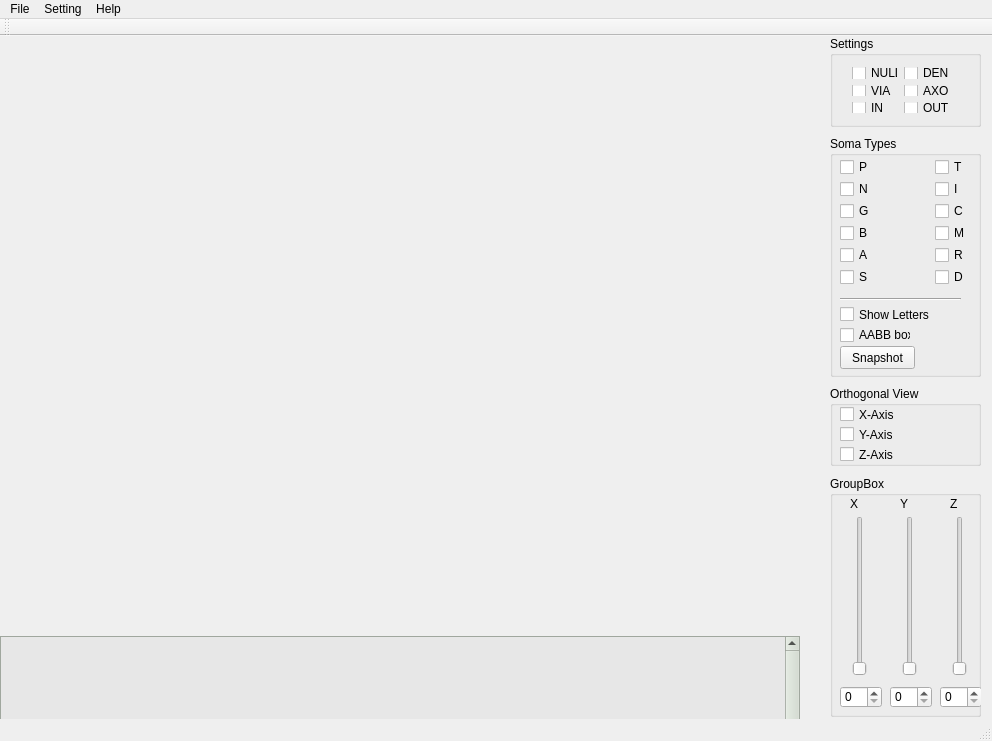
<?xml version="1.0" encoding="UTF-8"?>
<ui version="4.0">
 <author>shuchu.han@gmail.com</author>
 <class>NEURONClass</class>
 <widget class="QMainWindow" name="NEURONClass">
  <property name="geometry">
   <rect>
    <x>0</x>
    <y>0</y>
    <width>992</width>
    <height>741</height>
   </rect>
  </property>
  <property name="sizePolicy">
   <sizepolicy hsizetype="Expanding" vsizetype="Expanding">
    <horstretch>0</horstretch>
    <verstretch>0</verstretch>
   </sizepolicy>
  </property>
  <property name="windowTitle">
   <string>NEURON</string>
  </property>
  <widget class="QWidget" name="centralWidget">
   <widget class="QGLViewer" name="viewer">
    <property name="geometry">
     <rect>
      <x>0</x>
      <y>0</y>
      <width>800</width>
      <height>600</height>
     </rect>
    </property>
    <property name="sizePolicy">
     <sizepolicy hsizetype="Expanding" vsizetype="Expanding">
      <horstretch>0</horstretch>
      <verstretch>0</verstretch>
     </sizepolicy>
    </property>
   </widget>
   <widget class="QGroupBox" name="groupBox_Settings">
    <property name="geometry">
     <rect>
      <x>830</x>
      <y>0</y>
      <width>151</width>
      <height>91</height>
     </rect>
    </property>
    <property name="title">
     <string>Settings</string>
    </property>
    <widget class="QWidget" name="layoutWidget">
     <property name="geometry">
      <rect>
       <x>11</x>
       <y>20</y>
       <width>119</width>
       <height>68</height>
      </rect>
     </property>
     <layout class="QGridLayout" name="gridLayout">
      <item row="0" column="0">
       <widget class="QCheckBox" name="checkBox_SYN">
        <property name="text">
         <string>NULL</string>
        </property>
       </widget>
      </item>
      <item row="0" column="1">
       <widget class="QCheckBox" name="checkBox_DEN">
        <property name="text">
         <string>DEN</string>
        </property>
       </widget>
      </item>
      <item row="1" column="0">
       <widget class="QCheckBox" name="checkBox_VIA">
        <property name="text">
         <string>VIA</string>
        </property>
       </widget>
      </item>
      <item row="1" column="1">
       <widget class="QCheckBox" name="checkBox_AXON">
        <property name="text">
         <string>AXON</string>
        </property>
       </widget>
      </item>
      <item row="2" column="0">
       <widget class="QCheckBox" name="checkBox_IN">
        <property name="text">
         <string>IN</string>
        </property>
       </widget>
      </item>
      <item row="2" column="1">
       <widget class="QCheckBox" name="checkBox_OUT">
        <property name="text">
         <string>OUT</string>
        </property>
       </widget>
      </item>
     </layout>
    </widget>
   </widget>
   <widget class="QGroupBox" name="groupBox">
    <property name="geometry">
     <rect>
      <x>830</x>
      <y>100</y>
      <width>151</width>
      <height>241</height>
     </rect>
    </property>
    <property name="title">
     <string>Soma Types</string>
    </property>
    <widget class="QCheckBox" name="checkBox_P">
     <property name="geometry">
      <rect>
       <x>10</x>
       <y>23</y>
       <width>29</width>
       <height>16</height>
      </rect>
     </property>
     <property name="text">
      <string>P</string>
     </property>
    </widget>
    <widget class="QCheckBox" name="checkBox_N">
     <property name="geometry">
      <rect>
       <x>10</x>
       <y>45</y>
       <width>30</width>
       <height>16</height>
      </rect>
     </property>
     <property name="text">
      <string>N</string>
     </property>
    </widget>
    <widget class="QCheckBox" name="checkBox_G">
     <property name="geometry">
      <rect>
       <x>10</x>
       <y>67</y>
       <width>30</width>
       <height>16</height>
      </rect>
     </property>
     <property name="text">
      <string>G</string>
     </property>
    </widget>
    <widget class="QCheckBox" name="checkBox_B">
     <property name="geometry">
      <rect>
       <x>10</x>
       <y>89</y>
       <width>29</width>
       <height>16</height>
      </rect>
     </property>
     <property name="text">
      <string>B</string>
     </property>
    </widget>
    <widget class="QCheckBox" name="checkBox_A">
     <property name="geometry">
      <rect>
       <x>10</x>
       <y>111</y>
       <width>30</width>
       <height>16</height>
      </rect>
     </property>
     <property name="text">
      <string>A</string>
     </property>
    </widget>
    <widget class="QCheckBox" name="checkBox_S">
     <property name="geometry">
      <rect>
       <x>10</x>
       <y>133</y>
       <width>29</width>
       <height>16</height>
      </rect>
     </property>
     <property name="text">
      <string>S</string>
     </property>
    </widget>
    <widget class="QCheckBox" name="checkBox_T">
     <property name="geometry">
      <rect>
       <x>105</x>
       <y>23</y>
       <width>36</width>
       <height>16</height>
      </rect>
     </property>
     <property name="text">
      <string>T</string>
     </property>
    </widget>
    <widget class="QCheckBox" name="checkBox_I">
     <property name="geometry">
      <rect>
       <x>105</x>
       <y>45</y>
       <width>36</width>
       <height>16</height>
      </rect>
     </property>
     <property name="text">
      <string>I</string>
     </property>
    </widget>
    <widget class="QCheckBox" name="checkBox_C">
     <property name="geometry">
      <rect>
       <x>105</x>
       <y>67</y>
       <width>36</width>
       <height>16</height>
      </rect>
     </property>
     <property name="text">
      <string>C</string>
     </property>
    </widget>
    <widget class="QCheckBox" name="checkBox_M">
     <property name="geometry">
      <rect>
       <x>105</x>
       <y>89</y>
       <width>36</width>
       <height>16</height>
      </rect>
     </property>
     <property name="text">
      <string>M</string>
     </property>
    </widget>
    <widget class="QCheckBox" name="checkBox_R">
     <property name="geometry">
      <rect>
       <x>105</x>
       <y>111</y>
       <width>36</width>
       <height>16</height>
      </rect>
     </property>
     <property name="text">
      <string>R</string>
     </property>
    </widget>
    <widget class="QCheckBox" name="checkBox_D">
     <property name="geometry">
      <rect>
       <x>105</x>
       <y>133</y>
       <width>36</width>
       <height>16</height>
      </rect>
     </property>
     <property name="text">
      <string>D</string>
     </property>
    </widget>
    <widget class="Line" name="line_2">
     <property name="geometry">
      <rect>
       <x>10</x>
       <y>155</y>
       <width>121</width>
       <height>16</height>
      </rect>
     </property>
     <property name="orientation">
      <enum>Qt::Horizontal</enum>
     </property>
    </widget>
    <widget class="QCheckBox" name="checkBox_ShowLetters">
     <property name="geometry">
      <rect>
       <x>10</x>
       <y>170</y>
       <width>91</width>
       <height>17</height>
      </rect>
     </property>
     <property name="text">
      <string>Show Letters</string>
     </property>
    </widget>
    <widget class="QCheckBox" name="checkBox_AABB">
     <property name="geometry">
      <rect>
       <x>10</x>
       <y>190</y>
       <width>71</width>
       <height>18</height>
      </rect>
     </property>
     <property name="text">
      <string>AABB box</string>
     </property>
    </widget>
    <widget class="QPushButton" name="pushButton_snapshot">
     <property name="geometry">
      <rect>
       <x>10</x>
       <y>210</y>
       <width>75</width>
       <height>23</height>
      </rect>
     </property>
     <property name="text">
      <string>Snapshot</string>
     </property>
    </widget>
   </widget>
   <widget class="QTextEdit" name="textEdit">
    <property name="geometry">
     <rect>
      <x>0</x>
      <y>600</y>
      <width>800</width>
      <height>180</height>
     </rect>
    </property>
    <property name="sizePolicy">
     <sizepolicy hsizetype="Preferred" vsizetype="Preferred">
      <horstretch>0</horstretch>
      <verstretch>0</verstretch>
     </sizepolicy>
    </property>
    <property name="palette">
     <palette>
      <active>
       <colorrole role="WindowText">
        <brush brushstyle="SolidPattern">
         <color alpha="255">
          <red>0</red>
          <green>0</green>
          <blue>0</blue>
         </color>
        </brush>
       </colorrole>
       <colorrole role="Button">
        <brush brushstyle="SolidPattern">
         <color alpha="255">
          <red>208</red>
          <green>217</green>
          <blue>205</blue>
         </color>
        </brush>
       </colorrole>
       <colorrole role="Light">
        <brush brushstyle="SolidPattern">
         <color alpha="255">
          <red>255</red>
          <green>255</green>
          <blue>255</blue>
         </color>
        </brush>
       </colorrole>
       <colorrole role="Midlight">
        <brush brushstyle="SolidPattern">
         <color alpha="255">
          <red>231</red>
          <green>236</green>
          <blue>230</blue>
         </color>
        </brush>
       </colorrole>
       <colorrole role="Dark">
        <brush brushstyle="SolidPattern">
         <color alpha="255">
          <red>104</red>
          <green>108</green>
          <blue>102</blue>
         </color>
        </brush>
       </colorrole>
       <colorrole role="Mid">
        <brush brushstyle="SolidPattern">
         <color alpha="255">
          <red>139</red>
          <green>145</green>
          <blue>137</blue>
         </color>
        </brush>
       </colorrole>
       <colorrole role="Text">
        <brush brushstyle="SolidPattern">
         <color alpha="255">
          <red>0</red>
          <green>0</green>
          <blue>0</blue>
         </color>
        </brush>
       </colorrole>
       <colorrole role="BrightText">
        <brush brushstyle="SolidPattern">
         <color alpha="255">
          <red>255</red>
          <green>255</green>
          <blue>255</blue>
         </color>
        </brush>
       </colorrole>
       <colorrole role="ButtonText">
        <brush brushstyle="SolidPattern">
         <color alpha="255">
          <red>0</red>
          <green>0</green>
          <blue>0</blue>
         </color>
        </brush>
       </colorrole>
       <colorrole role="Base">
        <brush brushstyle="SolidPattern">
         <color alpha="255">
          <red>231</red>
          <green>231</green>
          <blue>231</blue>
         </color>
        </brush>
       </colorrole>
       <colorrole role="Window">
        <brush brushstyle="SolidPattern">
         <color alpha="255">
          <red>208</red>
          <green>217</green>
          <blue>205</blue>
         </color>
        </brush>
       </colorrole>
       <colorrole role="Shadow">
        <brush brushstyle="SolidPattern">
         <color alpha="255">
          <red>0</red>
          <green>0</green>
          <blue>0</blue>
         </color>
        </brush>
       </colorrole>
       <colorrole role="AlternateBase">
        <brush brushstyle="SolidPattern">
         <color alpha="255">
          <red>231</red>
          <green>236</green>
          <blue>230</blue>
         </color>
        </brush>
       </colorrole>
       <colorrole role="ToolTipBase">
        <brush brushstyle="SolidPattern">
         <color alpha="255">
          <red>255</red>
          <green>255</green>
          <blue>220</blue>
         </color>
        </brush>
       </colorrole>
       <colorrole role="ToolTipText">
        <brush brushstyle="SolidPattern">
         <color alpha="255">
          <red>0</red>
          <green>0</green>
          <blue>0</blue>
         </color>
        </brush>
       </colorrole>
      </active>
      <inactive>
       <colorrole role="WindowText">
        <brush brushstyle="SolidPattern">
         <color alpha="255">
          <red>0</red>
          <green>0</green>
          <blue>0</blue>
         </color>
        </brush>
       </colorrole>
       <colorrole role="Button">
        <brush brushstyle="SolidPattern">
         <color alpha="255">
          <red>208</red>
          <green>217</green>
          <blue>205</blue>
         </color>
        </brush>
       </colorrole>
       <colorrole role="Light">
        <brush brushstyle="SolidPattern">
         <color alpha="255">
          <red>255</red>
          <green>255</green>
          <blue>255</blue>
         </color>
        </brush>
       </colorrole>
       <colorrole role="Midlight">
        <brush brushstyle="SolidPattern">
         <color alpha="255">
          <red>231</red>
          <green>236</green>
          <blue>230</blue>
         </color>
        </brush>
       </colorrole>
       <colorrole role="Dark">
        <brush brushstyle="SolidPattern">
         <color alpha="255">
          <red>104</red>
          <green>108</green>
          <blue>102</blue>
         </color>
        </brush>
       </colorrole>
       <colorrole role="Mid">
        <brush brushstyle="SolidPattern">
         <color alpha="255">
          <red>139</red>
          <green>145</green>
          <blue>137</blue>
         </color>
        </brush>
       </colorrole>
       <colorrole role="Text">
        <brush brushstyle="SolidPattern">
         <color alpha="255">
          <red>0</red>
          <green>0</green>
          <blue>0</blue>
         </color>
        </brush>
       </colorrole>
       <colorrole role="BrightText">
        <brush brushstyle="SolidPattern">
         <color alpha="255">
          <red>255</red>
          <green>255</green>
          <blue>255</blue>
         </color>
        </brush>
       </colorrole>
       <colorrole role="ButtonText">
        <brush brushstyle="SolidPattern">
         <color alpha="255">
          <red>0</red>
          <green>0</green>
          <blue>0</blue>
         </color>
        </brush>
       </colorrole>
       <colorrole role="Base">
        <brush brushstyle="SolidPattern">
         <color alpha="255">
          <red>231</red>
          <green>231</green>
          <blue>231</blue>
         </color>
        </brush>
       </colorrole>
       <colorrole role="Window">
        <brush brushstyle="SolidPattern">
         <color alpha="255">
          <red>208</red>
          <green>217</green>
          <blue>205</blue>
         </color>
        </brush>
       </colorrole>
       <colorrole role="Shadow">
        <brush brushstyle="SolidPattern">
         <color alpha="255">
          <red>0</red>
          <green>0</green>
          <blue>0</blue>
         </color>
        </brush>
       </colorrole>
       <colorrole role="AlternateBase">
        <brush brushstyle="SolidPattern">
         <color alpha="255">
          <red>231</red>
          <green>236</green>
          <blue>230</blue>
         </color>
        </brush>
       </colorrole>
       <colorrole role="ToolTipBase">
        <brush brushstyle="SolidPattern">
         <color alpha="255">
          <red>255</red>
          <green>255</green>
          <blue>220</blue>
         </color>
        </brush>
       </colorrole>
       <colorrole role="ToolTipText">
        <brush brushstyle="SolidPattern">
         <color alpha="255">
          <red>0</red>
          <green>0</green>
          <blue>0</blue>
         </color>
        </brush>
       </colorrole>
      </inactive>
      <disabled>
       <colorrole role="WindowText">
        <brush brushstyle="SolidPattern">
         <color alpha="255">
          <red>104</red>
          <green>108</green>
          <blue>102</blue>
         </color>
        </brush>
       </colorrole>
       <colorrole role="Button">
        <brush brushstyle="SolidPattern">
         <color alpha="255">
          <red>208</red>
          <green>217</green>
          <blue>205</blue>
         </color>
        </brush>
       </colorrole>
       <colorrole role="Light">
        <brush brushstyle="SolidPattern">
         <color alpha="255">
          <red>255</red>
          <green>255</green>
          <blue>255</blue>
         </color>
        </brush>
       </colorrole>
       <colorrole role="Midlight">
        <brush brushstyle="SolidPattern">
         <color alpha="255">
          <red>231</red>
          <green>236</green>
          <blue>230</blue>
         </color>
        </brush>
       </colorrole>
       <colorrole role="Dark">
        <brush brushstyle="SolidPattern">
         <color alpha="255">
          <red>104</red>
          <green>108</green>
          <blue>102</blue>
         </color>
        </brush>
       </colorrole>
       <colorrole role="Mid">
        <brush brushstyle="SolidPattern">
         <color alpha="255">
          <red>139</red>
          <green>145</green>
          <blue>137</blue>
         </color>
        </brush>
       </colorrole>
       <colorrole role="Text">
        <brush brushstyle="SolidPattern">
         <color alpha="255">
          <red>104</red>
          <green>108</green>
          <blue>102</blue>
         </color>
        </brush>
       </colorrole>
       <colorrole role="BrightText">
        <brush brushstyle="SolidPattern">
         <color alpha="255">
          <red>255</red>
          <green>255</green>
          <blue>255</blue>
         </color>
        </brush>
       </colorrole>
       <colorrole role="ButtonText">
        <brush brushstyle="SolidPattern">
         <color alpha="255">
          <red>104</red>
          <green>108</green>
          <blue>102</blue>
         </color>
        </brush>
       </colorrole>
       <colorrole role="Base">
        <brush brushstyle="SolidPattern">
         <color alpha="255">
          <red>208</red>
          <green>217</green>
          <blue>205</blue>
         </color>
        </brush>
       </colorrole>
       <colorrole role="Window">
        <brush brushstyle="SolidPattern">
         <color alpha="255">
          <red>208</red>
          <green>217</green>
          <blue>205</blue>
         </color>
        </brush>
       </colorrole>
       <colorrole role="Shadow">
        <brush brushstyle="SolidPattern">
         <color alpha="255">
          <red>0</red>
          <green>0</green>
          <blue>0</blue>
         </color>
        </brush>
       </colorrole>
       <colorrole role="AlternateBase">
        <brush brushstyle="SolidPattern">
         <color alpha="255">
          <red>208</red>
          <green>217</green>
          <blue>205</blue>
         </color>
        </brush>
       </colorrole>
       <colorrole role="ToolTipBase">
        <brush brushstyle="SolidPattern">
         <color alpha="255">
          <red>255</red>
          <green>255</green>
          <blue>220</blue>
         </color>
        </brush>
       </colorrole>
       <colorrole role="ToolTipText">
        <brush brushstyle="SolidPattern">
         <color alpha="255">
          <red>0</red>
          <green>0</green>
          <blue>0</blue>
         </color>
        </brush>
       </colorrole>
      </disabled>
     </palette>
    </property>
    <property name="autoFillBackground">
     <bool>false</bool>
    </property>
    <property name="verticalScrollBarPolicy">
     <enum>Qt::ScrollBarAlwaysOn</enum>
    </property>
    <property name="readOnly">
     <bool>true</bool>
    </property>
   </widget>
   <widget class="QGroupBox" name="groupBox_2">
    <property name="geometry">
     <rect>
      <x>830</x>
      <y>350</y>
      <width>151</width>
      <height>80</height>
     </rect>
    </property>
    <property name="title">
     <string>Orthogonal View</string>
    </property>
    <widget class="QCheckBox" name="checkBox_ortho_x">
     <property name="geometry">
      <rect>
       <x>10</x>
       <y>20</y>
       <width>70</width>
       <height>17</height>
      </rect>
     </property>
     <property name="text">
      <string>X-Axis</string>
     </property>
    </widget>
    <widget class="QCheckBox" name="checkBox_ortho_y">
     <property name="geometry">
      <rect>
       <x>10</x>
       <y>40</y>
       <width>70</width>
       <height>17</height>
      </rect>
     </property>
     <property name="text">
      <string>Y-Axis</string>
     </property>
    </widget>
    <widget class="QCheckBox" name="checkBox_ortho_z">
     <property name="geometry">
      <rect>
       <x>10</x>
       <y>60</y>
       <width>70</width>
       <height>17</height>
      </rect>
     </property>
     <property name="text">
      <string>Z-Axis</string>
     </property>
    </widget>
   </widget>
   <widget class="QGroupBox" name="groupBox_3">
    <property name="geometry">
     <rect>
      <x>830</x>
      <y>440</y>
      <width>151</width>
      <height>241</height>
     </rect>
    </property>
    <property name="title">
     <string>GroupBox</string>
    </property>
    <widget class="QSlider" name="verticalSlider_x">
     <property name="geometry">
      <rect>
       <x>20</x>
       <y>40</y>
       <width>19</width>
       <height>160</height>
      </rect>
     </property>
     <property name="orientation">
      <enum>Qt::Vertical</enum>
     </property>
    </widget>
    <widget class="QSlider" name="verticalSlider_y">
     <property name="geometry">
      <rect>
       <x>70</x>
       <y>40</y>
       <width>19</width>
       <height>160</height>
      </rect>
     </property>
     <property name="orientation">
      <enum>Qt::Vertical</enum>
     </property>
    </widget>
    <widget class="QSlider" name="verticalSlider_z">
     <property name="geometry">
      <rect>
       <x>120</x>
       <y>40</y>
       <width>19</width>
       <height>160</height>
      </rect>
     </property>
     <property name="orientation">
      <enum>Qt::Vertical</enum>
     </property>
    </widget>
    <widget class="QLabel" name="label">
     <property name="geometry">
      <rect>
       <x>20</x>
       <y>20</y>
       <width>16</width>
       <height>16</height>
      </rect>
     </property>
     <property name="text">
      <string>X</string>
     </property>
    </widget>
    <widget class="QLabel" name="label_2">
     <property name="geometry">
      <rect>
       <x>70</x>
       <y>20</y>
       <width>16</width>
       <height>16</height>
      </rect>
     </property>
     <property name="text">
      <string>Y</string>
     </property>
    </widget>
    <widget class="QLabel" name="label_5">
     <property name="geometry">
      <rect>
       <x>120</x>
       <y>20</y>
       <width>16</width>
       <height>16</height>
      </rect>
     </property>
     <property name="text">
      <string>Z</string>
     </property>
    </widget>
    <widget class="QSpinBox" name="spinBox">
     <property name="geometry">
      <rect>
       <x>10</x>
       <y>210</y>
       <width>42</width>
       <height>22</height>
      </rect>
     </property>
    </widget>
    <widget class="QSpinBox" name="spinBox_2">
     <property name="geometry">
      <rect>
       <x>60</x>
       <y>210</y>
       <width>42</width>
       <height>22</height>
      </rect>
     </property>
    </widget>
    <widget class="QSpinBox" name="spinBox_3">
     <property name="geometry">
      <rect>
       <x>110</x>
       <y>210</y>
       <width>42</width>
       <height>22</height>
      </rect>
     </property>
    </widget>
   </widget>
  </widget>
  <widget class="QMenuBar" name="menuBar">
   <property name="geometry">
    <rect>
     <x>0</x>
     <y>0</y>
     <width>992</width>
     <height>18</height>
    </rect>
   </property>
   <widget class="QMenu" name="menuFile">
    <property name="title">
     <string>File</string>
    </property>
    <addaction name="actionLoad"/>
    <addaction name="separator"/>
    <addaction name="actionSave_Status"/>
    <addaction name="actionQuit"/>
   </widget>
   <widget class="QMenu" name="menuSetting">
    <property name="title">
     <string>Setting</string>
    </property>
    <addaction name="actionColor"/>
   </widget>
   <widget class="QMenu" name="menuHelp">
    <property name="title">
     <string>Help</string>
    </property>
    <addaction name="action_Help"/>
    <addaction name="separator"/>
    <addaction name="action_About"/>
   </widget>
   <addaction name="menuFile"/>
   <addaction name="menuSetting"/>
   <addaction name="menuHelp"/>
  </widget>
  <widget class="QToolBar" name="mainToolBar">
   <attribute name="toolBarArea">
    <enum>TopToolBarArea</enum>
   </attribute>
   <attribute name="toolBarBreak">
    <bool>false</bool>
   </attribute>
  </widget>
  <widget class="QStatusBar" name="statusBar"/>
  <action name="actionLoad">
   <property name="text">
    <string>Load</string>
   </property>
  </action>
  <action name="actionQuit">
   <property name="text">
    <string>Quit</string>
   </property>
  </action>
  <action name="actionColor">
   <property name="text">
    <string>Color</string>
   </property>
  </action>
  <action name="actionHelp_Info">
   <property name="text">
    <string>Help Info</string>
   </property>
  </action>
  <action name="action_Help">
   <property name="text">
    <string>Help</string>
   </property>
  </action>
  <action name="action_About">
   <property name="text">
    <string>About</string>
   </property>
  </action>
  <action name="actionSave_Status">
   <property name="text">
    <string>Save status</string>
   </property>
  </action>
  <action name="actionLoad_status">
   <property name="text">
    <string>Load status</string>
   </property>
  </action>
 </widget>
 <layoutdefault spacing="6" margin="11"/>
 <customwidgets>
  <customwidget>
   <class>QGLViewer</class>
   <extends>QWidget</extends>
   <header>QGLViewer/qglviewer.h</header>
  </customwidget>
 </customwidgets>
 <resources>
  <include location="../neuron.qrc"/>
 </resources>
 <connections>
  <connection>
   <sender>action_Help</sender>
   <signal>activated()</signal>
   <receiver>viewer</receiver>
   <slot>help()</slot>
   <hints>
    <hint type="sourcelabel">
     <x>-1</x>
     <y>-1</y>
    </hint>
    <hint type="destinationlabel">
     <x>399</x>
     <y>332</y>
    </hint>
   </hints>
  </connection>
  <connection>
   <sender>actionQuit</sender>
   <signal>activated()</signal>
   <receiver>NEURONClass</receiver>
   <slot>close()</slot>
   <hints>
    <hint type="sourcelabel">
     <x>-1</x>
     <y>-1</y>
    </hint>
    <hint type="destinationlabel">
     <x>495</x>
     <y>370</y>
    </hint>
   </hints>
  </connection>
 </connections>
</ui>
